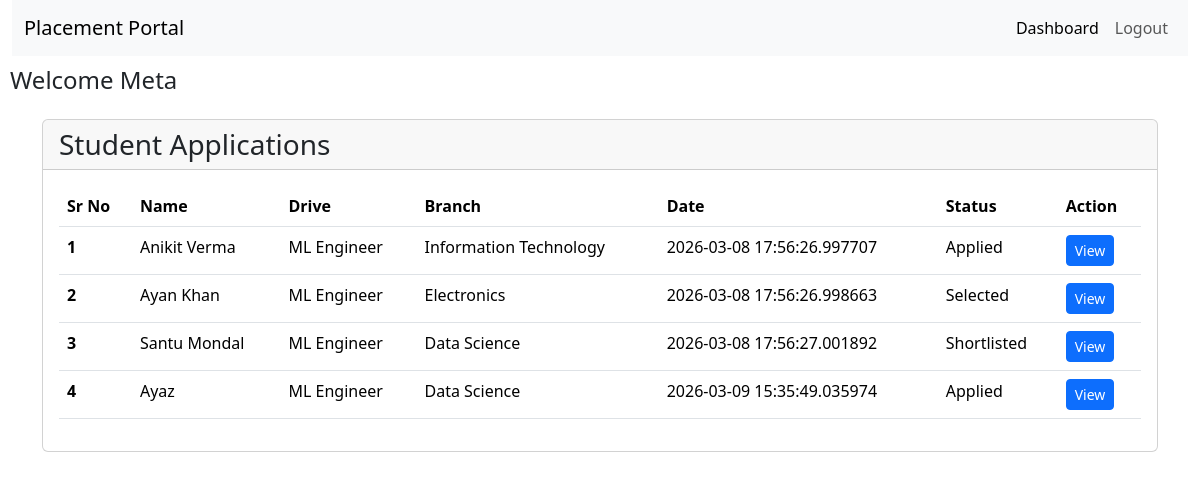
/company/view_applicants/2 (signed in), run on an earlier commit of the app's database.
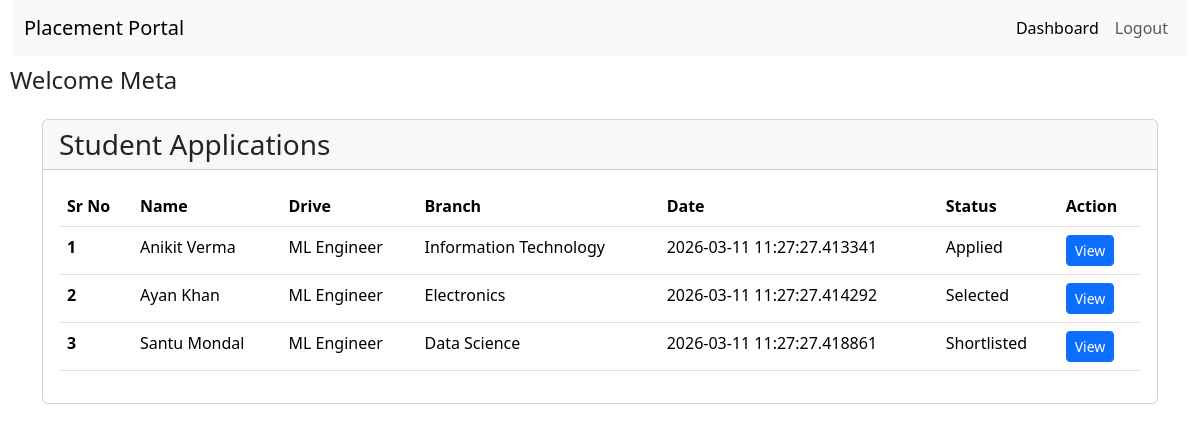
And on a later commit of the database.
### backend/models.py (models this page shows, shortened)
class Company(db.Model, UserMixin):
    __tablename__ = "company"
    company_id = db.Column(db.Integer, primary_key=True, autoincrement=True)
    company_name = db.Column(db.String(100), nullable=False)
    email = db.Column(db.String(120), unique=True, nullable=False)
    password = db.Column(db.String(255), nullable=False)
    hr_contact = db.Column(db.String(15), nullable=False)
    website = db.Column(db.String(200))
    approval_status = db.Column(db.String(20), default="Pending")
    is_active = db.Column(db.Boolean, default=True)
    registered_at = db.Column(db.DateTime, default=datetime.utcnow)
    drives = db.relationship('Placement_Drive', backref='company', lazy=True)
    placements = db.relationship('Placement', backref='company', lazy=True,
                                 foreign_keys='Placement.company_id')

class Application(db.Model):
    __tablename__ = "application"
    application_id = db.Column(db.Integer, primary_key=True, autoincrement=True)
    student_id = db.Column(db.Integer, db.ForeignKey('student.student_id'),
                           nullable=False)
    drive_id = db.Column(db.Integer, db.ForeignKey('drive.drive_id'),
                         nullable=False)
    resume_id = db.Column(db.Integer, db.ForeignKey('resume.id'),
                          nullable=False)
    applied_at = db.Column(db.DateTime, default=datetime.utcnow)
    status = db.Column(db.String(20), default="Applied")
    updated_at = db.Column(db.DateTime, default=datetime.utcnow,
                           onupdate=datetime.utcnow)
    __table_args__ = (
        db.UniqueConstraint('student_id', 'drive_id', name='unique_application'),
    )
    resume = db.relationship('Resume', backref='resume', lazy=True)

class Student(db.Model, UserMixin):
    __tablename__ = "student"
    student_id = db.Column(db.Integer, primary_key=True, autoincrement=True)
    full_name = db.Column(db.String(100), nullable=False)
    email = db.Column(db.String(120), unique=True, nullable=False)
    password = db.Column(db.String(255), nullable=False)
    phone = db.Column(db.String(15), unique=True, nullable=False)
    branch = db.Column(db.String(100), nullable=False)
    institute = db.Column(db.String(150))
    cgpa = db.Column(db.Float)
    grad_year = db.Column(db.Integer)
    is_active = db.Column(db.Boolean, default=True)
    registered_at = db.Column(db.DateTime, default=datetime.utcnow)
    applications = db.relationship('Application', backref='student', lazy=True)
    resume = db.relationship('Resume', backref='student', uselist=False)
    placements = db.relationship('Placement', backref='student', lazy=True,
                                 foreign_keys='Placement.student_id')

class Placement_Drive(db.Model):
    __tablename__ = "drive"
    drive_id = db.Column(db.Integer, primary_key=True, autoincrement=True)
    company_id = db.Column(db.Integer, db.ForeignKey('company.company_id'),
                           nullable=False)
    job_title = db.Column(db.String(150), nullable=False)
    job_description = db.Column(db.Text)
    eligibility = db.Column(db.Text, nullable=False)
    location = db.Column(db.String(100), nullable=False)
    deadline = db.Column(db.DateTime, nullable=False)
    status = db.Column(db.String(20), nullable=False, default="Pending")
    created_at = db.Column(db.DateTime, default=datetime.utcnow)
    salary_range = db.Column(db.String(100))
    required_skills = db.Column(db.Text)
    is_active = db.Column(db.Boolean, default=True)
    applications = db.relationship('Application', backref='drive', lazy=True)

### backend/routes.py (the view)
@app.route("/company/view_applicants/<int:drive_id>")
@login_required
def view_applications(drive_id):
    if isinstance(current_user, (Admin,Company)):
        applications = Application.query.filter_by(drive_id=drive_id).all()
        return render_template("company/view_applicants.html",
                               applications=applications)
    return "You are not Authorized", 403

### app.py (called while the page is built)
def create_app():
    app = Flask(__name__)
    app.config["SQLALCHEMY_DATABASE_URI"] = "sqlite:///mydb.sqlite"
    app.config["SECRET_KEY"] = "mysecretkey"
    app.config["UPLOAD_FOLDER"] = "static/resumes"
    db.init_app(app)
    login_manager = LoginManager(app)
    login_manager.login_view = "login"
    @login_manager.user_loader
    def load_user(user_id):
        from backend.models import Admin, Student, Company
        if "-" not in user_id:
            return None
        role, id = user_id.split("-")
        id = int(id)
        if role == "admin":
            return Admin.query.get(id)
        elif role == "student":
            return Student.query.filter_by(student_id=id).first()
        elif role == "company":
            return Company.query.filter_by(company_id=id).first()
        return None
    app.app_context().push()
    return app

### templates/company/view_applicants.html (shortened to what this page needs)
<!DOCTYPE html>
<html lang="en">
<head>
    <link href="https://cdn.jsdelivr.net/npm/bootstrap@5.3.8/dist/css/bootstrap.min.css" rel="stylesheet"
>
</head>
<body>
    <div class="container-fluid">
        <nav class="navbar navbar-expand-lg bg-body-tertiary">
            <div class="container-fluid">
                <a class="navbar-brand" href="/">Placement Portal</a>
                <div class="collapse navbar-collapse" id="navbarSupportedContent">
                    <ul class="navbar-nav mb-2 mb-lg-0 ms-auto">
                        <li class="nav-item">
                            <a class="nav-link active" href="/dashboard/company">Dashboard</a>
                        </li>
                        <li class="nav-item">
                            <a class="nav-link" href="/logout">Logout</a>
                        </li>
                    </ul>
                </div>
            </div>
        </nav>
    </div>
    <h1 style="font-size: 1.5rem; margin: 10px;">Welcome {{ current_user.company_name }}</h1>
    <div class="container mt-4">
        <div class="card mb-4">
            <div class="card-header">
                <h3 class="mb-0">Student Applications</h3>
            </div>
            <div class="card-body">
                <table class="table">
                    <thead>
                        <tr>
                            <th scope="col">Sr No</th>
                            <th scope="col">Name</th>
                            <th scope="col">Drive</th>
                            <th scope="col">Branch</th>
                            <th scope="col">Date</th>
                            <th scope="col">Status</th>
                            <th scope="col">Action</th>
                        </tr>
                    </thead>
                    <tbody>
                        {% for a in applications %}
                        <tr>
                            <th scope="row">{{loop.index }}</th>
                            <td>{{ a.student.full_name }}</td>
                            <td>{{ a.drive.job_title }}</td>
                            <td>{{ a.student.branch }}</td>
                            <td>{{ a.applied_at }}</td>
                            <td>{{ a.status }}</td>
                            <td>
                                <a href="/dashboard/application/{{ a.application_id }}"
                                   class="btn btn-primary btn-sm">View</a>
                            </td>
                        </tr>
                        {% endfor %}
                    </tbody>
                </table>
            </div>
        </div>
    </div>
</body>
</html>

What changed in the data, as far as the page shows it:
removed Application: student.full_name "Ayaz", drive.job_title "ML Engineer", student.branch "Data Science", applied_at "2026-03-09 15:35:49.035974", status "Applied"
changed Application "Applied": applied_at "2026-03-08 17:56:26.997707" → "2026-03-11 11:27:27.413341"
changed Application "Selected": applied_at "2026-03-08 17:56:26.998663" → "2026-03-11 11:27:27.414292"
changed Application "Shortlisted": applied_at "2026-03-08 17:56:27.001892" → "2026-03-11 11:27:27.418861"
